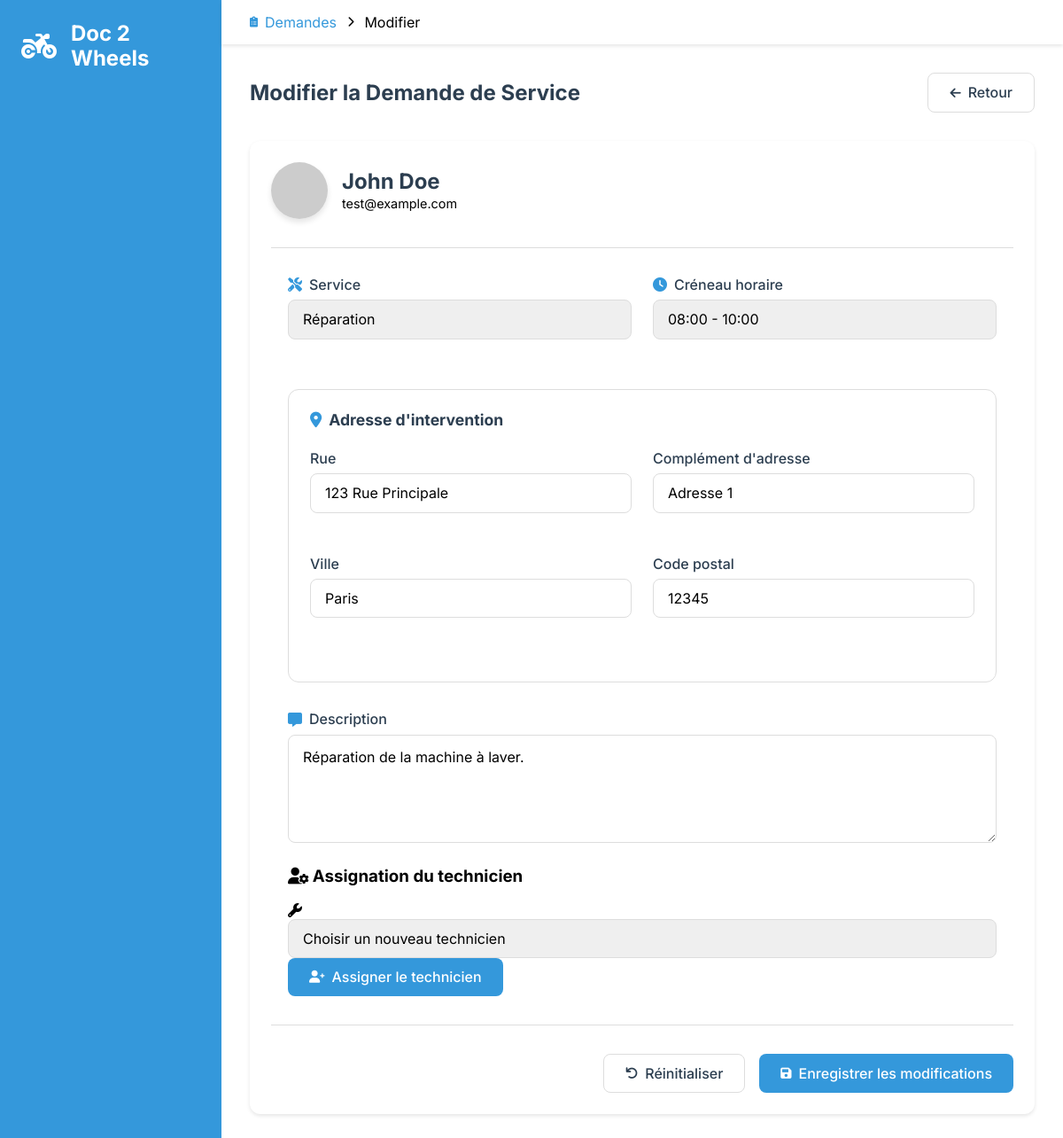
The page /admin/service_requests/edit/1 (signed in) on the database as committed earlier.
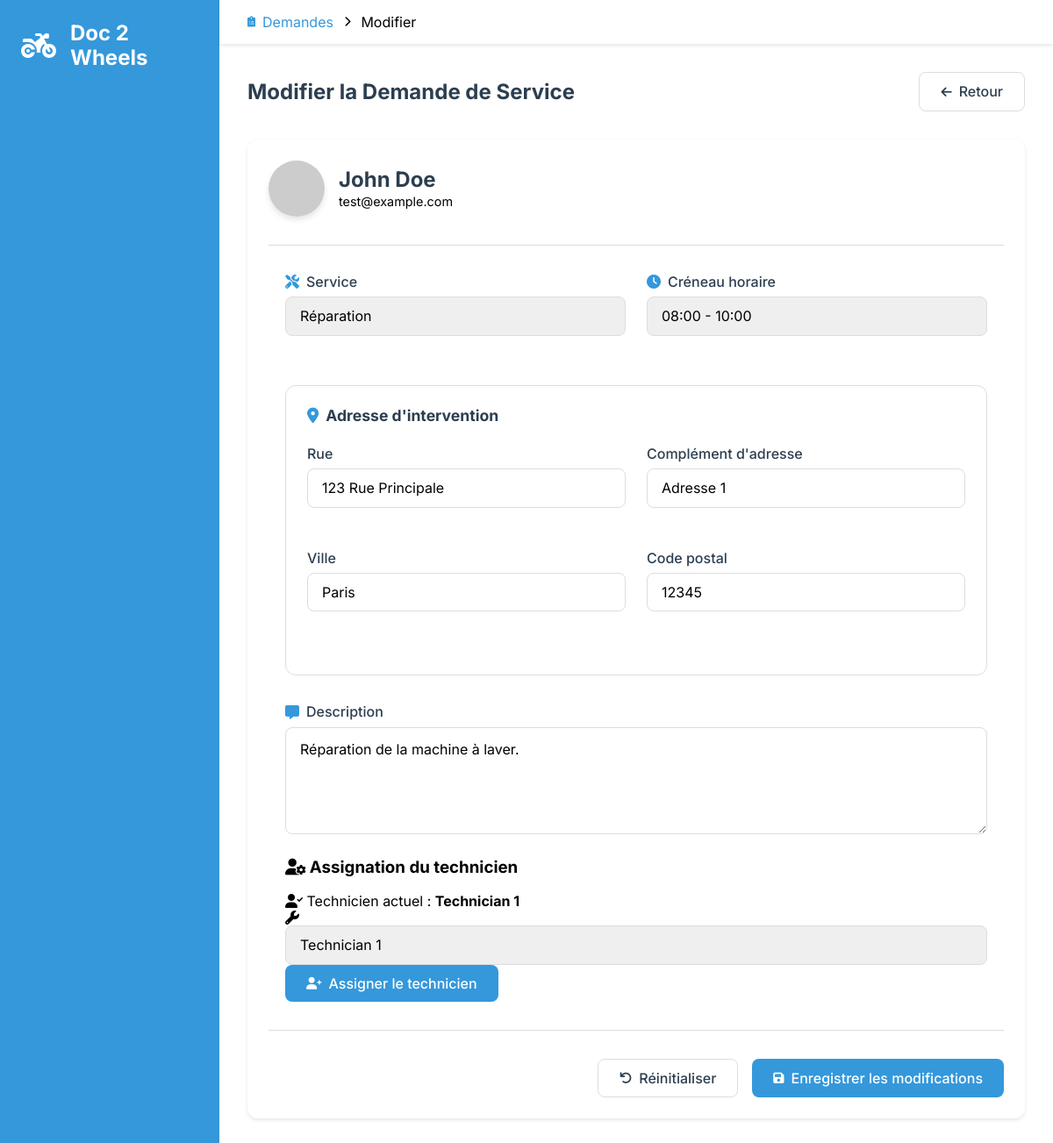
The same page on the database as committed later.
### tables this page shows
CREATE TABLE service_requests (
    id INT AUTO_INCREMENT PRIMARY KEY,
    user_id INT NOT NULL,
    service_id INT NOT NULL,
    location_id INT NOT NULL,
    time_slot_id INT NOT NULL,
    technician_id INT,
    description TEXT,
    completed TINYINT DEFAULT 0,
    vehicle_type ENUM('scooter', 'moto') NOT NULL,
    created_at TIMESTAMP DEFAULT CURRENT_TIMESTAMP,
    FOREIGN KEY (user_id) REFERENCES users(id),
    FOREIGN KEY (service_id) REFERENCES services(id),
    FOREIGN KEY (location_id) REFERENCES locations(id),
    FOREIGN KEY (time_slot_id) REFERENCES time_slots(id),
    FOREIGN KEY (technician_id) REFERENCES technicians(id)
);

CREATE TABLE services (
    id INT AUTO_INCREMENT PRIMARY KEY,
    name VARCHAR(255) NOT NULL,
    description TEXT
);

CREATE TABLE time_slots (
    id INT AUTO_INCREMENT PRIMARY KEY,
    time_range VARCHAR(255) NOT NULL
);

CREATE TABLE technicians (
    id INT AUTO_INCREMENT PRIMARY KEY,
    name VARCHAR(255) NOT NULL,
    email VARCHAR(255) NOT NULL UNIQUE,
    speciality VARCHAR(255) NOT NULL,
    phone VARCHAR(20),
    available TINYINT DEFAULT 1,
    status ENUM('available', 'busy', 'offline') NOT NULL,
    experience INT NOT NULL,
    location_id INT,
    FOREIGN KEY (location_id) REFERENCES locations(id)
);

### src/Lib/Controllers/AbstractController.php (called while the page is built, shortened)
<?php
abstract class AbstractController
{
  protected function render(string $template, array $data = [], string $dir = ''): Response
  {
    $response = new Response();
    extract($data);
    $path = __DIR__ . "/../../Views";
    $path .= "/{$template}.view.php";
    require_once $path;
    $response->setContent(ob_get_clean());
    $response->addHeader('Content-Type', 'text/html');
    return $response;
  }
}

### src/Controllers/AdminControllers/AdminController.php (called while the page is built, shortened)
<?php
class AdminController extends AbstractController
{
  private $userModel;
  private $service;
  private $serviceRequestModel;
  private $technicianModel;
  private $location;
  private $timeSlot;
  public function __construct()
  {
    $this->userModel = new User();
    $this->service = new Service();
    $this->location = new Location();
    $this->serviceRequestModel = new ServiceRequest();
    $this->technicianModel = new Technician();
    $this->timeSlot = new TimeSlot();
  }
  public function editServiceRequest(Request $request, $id): Response
{
    $serviceRequest = $this->serviceRequestModel->getById($id);
    $user = $this->userModel->getById($serviceRequest->user_id);
    $location = $this->location->getById($serviceRequest->location_id);
    $services = $this->service->getAll();
    $timeSlots = $this->timeSlot->getAll();
    $technicians = $this->technicianModel->getAll();
    return $this->render('admin/service_requests/edit', [
        'user' => $user,
        'service_request' => $serviceRequest,
        'location' => $location,
        'services' => $services,
        'technicians' => $technicians,
        'timeSlots' => $timeSlots
    ]);
}
}

### src/Lib/Http/Router.php (called while the page is built, shortened)
<?php
class Router
{
    public function route(Request $request): ?Response {
        $routesByUri = self::getRoutesFromUriRequest($request);
        $routeByMethod = self::getRoutesFromMethodRequest($request, $routesByUri);
        list($controllerName, $method) = explode('@', $routeByMethod->controller);
        $controller = new $controller();
        $params = self::extractParams($request->getUri(), $routeByMethod->path);
        return $controller->$method($request, ...$params);
    }
    private static function getRoutesFromUriRequest(Request $request): array{
        $matchingRoutes = [];
        $routes = self::getConfig();
        foreach ($routes as $route) {
            if (self::urlMatches($request, $route) && self::checkMethod($request, $route)) {
                $matchingRoutes[] = $route;
            }
        }
        return $matchingRoutes;
    }
    private static function getRoutesFromMethodRequest(Request $request, array $routes): ?object {
        foreach($routes as $route) {
            if(self::checkMethod($request, $route)) {
                return $route;
            }
        }
        return null;
    }
    private static function urlMatches(Request $request, object $route): bool {
        $requestUriParts = self::getUrlParts($request->getPath());
        $routePathParts = self::getUrlParts($route->path);
        if(self::checkUrlPartsNumberMatches($requestUriParts, $routePathParts) === false) {
            return false;
        }
        foreach($routePathParts as $key => $part) {
            if(self::isUrlPartSlug($part) === false) {
                if($part !== $requestUriParts[$key]) {
                    return false;
                }
            }else{
                $request->addSlug(substr($part, 1), $requestUriParts[$key]);
            }
        }
        return true;
    }
    private static function getUrlParts(string $url): array {
        return explode('/', trim($url, '/'));
    }
    private static function checkUrlPartsNumberMatches(array $requestUriParts, array $routePathParts): bool {
        return count($requestUriParts) === count($routePathParts);
    }
    private static function isUrlPartSlug(string $part): bool {
        return strpos($part, ':') === 0;
    }
    private static function getConfig(): array {
        $config = json_decode(file_get_contents(__DIR__ . '/../../../config/routes.json'));
        return $config;
    }
    private static function checkMethod(Request $request, object $route): bool {
        return in_array($request->getMethod(), $route->methods);
    }
    private static function extractParams(string $url, string $path): array {
        $urlParts = self::getUrlParts($url);
        $pathParts = self::getUrlParts($path);
        $params = [];
        foreach($urlParts as $key => $part) {
            if(self::isUrlPartSlug($pathParts[$key])) {
                $params[] = $part;
            }
        }
        return $params;
    }
}

### src/Lib/Database/Dsn.php (called while the page is built, shortened)
<?php
class Dsn {
    private string $host;
    private string $dbname;
    private string $user;
    private string $password;
    private string $port;
    public function __construct() {
        $config = $this->getConfig();
        $this->host = $config['host'];
        $this->dbname = $config['database'];
        $this->user = $config['user'];
        $this->password = $config['password'];
        $this->port = $config['port'];
    }
    private function getConfig(): array {
        $file = file_get_contents(__DIR__ . '/../../../config/database.json');
        return json_decode($file, true);
    }
    public function getDsn(): string {
        return "mysql:host={$this->host};dbname={$this->dbname};port={$this->port}";
    }
    public function getPassword(): string {
        return $this->password;
    }
    public function getUser(): string {
        return $this->user;
    }
}

### src/Lib/Database/DatabaseConnexion.php (called while the page is built, shortened)
<?php
class DatabaseConnexion
{
    private \PDO $pdo_connexion;
    private \PDOStatement $stmt;
    public function setConnexion(): self
    {
        $dsn = new Dsn();
        $this->pdo_connexion = new \PDO(
            $dsn->getDsn(),
            $dsn->getUser(),
            $dsn->getPassword()
        );
        return $this;
    }
    public function query($sql)
    {
        $this->stmt = $this->pdo_connexion->prepare($sql);
    }
    public function bind($param, $value, $type = null)
    {
        if (is_null($type)) {
            switch (true) {
                case is_int($value):
                    $type = \PDO::PARAM_INT;
                    break;
                default:
                    $type = \PDO::PARAM_STR;
            }
        }
        $this->stmt->bindValue($param, $value, $type);
    }
    public function execute(): bool
    {
        return $this->stmt->execute();
    }
    public function resultSet()
    {
        $this->execute();
        return $this->stmt->fetchAll(\PDO::FETCH_OBJ);
    }
    public function single()
    {
        $this->execute();
        return $this->stmt->fetch(\PDO::FETCH_OBJ);
    }
}

### src/Entities/ServiceRequest.php (called while the page is built, shortened)
<?php
class ServiceRequest
{
    private $dbConnexion;
    public function __construct()
    {
        $this->dbConnexion = new DatabaseConnexion();
    }
    public function getById($id)
    {
        $this->dbConnexion->query("
            SELECT sr.*,
                   s.name AS service_name,
                   l.street AS location_street,
                   l.address AS location_address,
                   l.city AS location_city,
                   l.postal_code AS location_postal_code,
                   ts.time_range,
                   t.name AS technician_name,
                   l.city AS user_location
            FROM service_requests sr
            JOIN services s ON sr.service_id = s.id
            JOIN locations l ON sr.location_id = l.id
            JOIN time_slots ts ON sr.time_slot_id = ts.id
            LEFT JOIN technicians t ON sr.technician_id = t.id
            WHERE sr.id = :id
        ");
        $this->dbConnexion->bind(':id', $id);
        return $this->dbConnexion->single();
    }
}

### src/Entities/User.php (called while the page is built, shortened)
<?php
class User
{
  private $dbConnexion;
  public function __construct()
  {
    $this->dbConnexion = new DatabaseConnexion();
  }
  public function getById($id)
  {
    $this->dbConnexion->query("SELECT * FROM users WHERE id = :id");
    $this->dbConnexion->bind(':id', $id);
    return $this->dbConnexion->single();
  }
}

### src/Entities/Service.php (called while the page is built, shortened)
<?php
class Service
{
    private $dbConnexion;
    public function __construct()
    {
        $this->dbConnexion = new DatabaseConnexion();
    }
    public function getAll()
    {
        $this->dbConnexion->query("SELECT * FROM services");
        return $this->dbConnexion->resultSet();
    }
}

### src/Entities/TimeSlot.php (called while the page is built, shortened)
<?php
class TimeSlot
{
  private $dbConnexion;
  public function __construct()
  {
    $this->dbConnexion = new DatabaseConnexion();
  }
  public function getAll()
  {
    $this->dbConnexion->query("SELECT * FROM time_slots");
    return $this->dbConnexion->resultSet();
  }
}

### src/Entities/Technician.php (called while the page is built, shortened)
<?php
class Technician
{
    private $dbConnexion;
    public function __construct()
    {
        $this->dbConnexion = new DatabaseConnexion();
    }
    public function getAll()
    {
        $this->dbConnexion->query("SELECT * FROM technicians");
        return $this->dbConnexion->resultSet();
    }
}

### src/Views/admin/service_requests/edit.view.php (the view, shortened to what the changed rows need)
<!DOCTYPE html>
<html lang="fr">
<head>
    <link rel="stylesheet" href="../../../../sass/dist/css/main.css">
    <link rel="stylesheet" href="https://cdnjs.cloudflare.com/ajax/libs/font-awesome/6.0.0/css/all.min.css">
</head>
<body class="admin-layout">
    <main class="admin-main">
        <div class="admin-content">
            <div class="content-header">
                <h1>Modifier la Demande de Service</h1>
            </div>
            <div class="card">
                <div class="request-edit-header">
                    <div class="client-info">
                        <div>
                            <h2><?= htmlspecialchars($user->name ?? '') ?></h2>
                        </div>
                    </div>
                </div>
                <form method="post" action="/admin/service_requests/edit/<?= htmlspecialchars($service_request->id ?? '') ?>" class="admin-form">
                    <div class="form-row">
                        <div class="form-group">
                            <label for="service_id">
                                <i class="fas fa-tools"></i>
                                Service
                            </label>
                            <select id="service_id" name="service_id" required class="form-control">
                                <?php foreach ($services as $service): ?>
                                    <option value="<?= htmlspecialchars($service->id ?? '') ?>"
                                            <?= $service->id == $service_request->service_id ? 'selected' : '' ?>>
                                        <?= htmlspecialchars($service->name ?? '') ?>
                                    </option>
                                <?php endforeach; ?>
                            </select>
                        </div>
                        <div class="form-group">
                            <label for="time_slot_id">
                                <i class="fas fa-clock"></i>
                                Créneau horaire
                            </label>
                            <select id="time_slot_id" name="time_slot_id" required class="form-control">
                                <?php foreach ($timeSlots as $timeSlot): ?>
                                    <option value="<?= htmlspecialchars($timeSlot->id ?? '') ?>"
                                            <?= $timeSlot->id == $service_request->time_slot_id ? 'selected' : '' ?>>
                                        <?= htmlspecialchars($timeSlot->time_range ?? '') ?>
                                    </option>
                                <?php endforeach; ?>
                            </select>
                        </div>
                    </div>
                    <div class="form-group">
                        <label for="description">
                            <i class="fas fa-comment-alt"></i>
                            Description
                        </label>
                        <textarea id="description" name="description" class="form-control" rows="4"><?= htmlspecialchars($service_request->description ?? '') ?></textarea>
                    </div>
                    <div class="technician-assignment-section">
                        <?php if ($service_request->technician_name): ?>
                            <div class="current-technician">
                                <div class="technician-badge">
                                    <i class="fas fa-user-check"></i>
                                    <span>Technicien actuel :</span>
                                    <strong><?= htmlspecialchars($service_request->technician_name ?? '') ?></strong>
                                </div>
                            </div>
                        <?php endif; ?>
                        <form method="post" action="/admin/service_requests/assign_technician/<?= htmlspecialchars($service_request->id ?? '') ?>"
                              class="tech-assign-form">
                            <div class="select-wrapper">
                                <i class="fas fa-wrench select-icon"></i>
                                <select name="technician_id" class="form-control">
                                    <option value="">Choisir un nouveau technicien</option>
                                    <?php foreach ($technicians as $technician): ?>
                                        <option value="<?= htmlspecialchars($technician->id ?? '') ?>"
                                                <?= $technician->id == $service_request->technician_id ? 'selected' : '' ?>>
                                            <?= htmlspecialchars($technician->name ?? '') ?>
                                        </option>
                                    <?php endforeach; ?>
                                </select>
                            </div>
                        </form>
                    </div>
                </form>
            </div>
        </div>
    </main>
</body>
</html>

Rows that differ between the two databases and show on the page:
changed service_requests "Réparation de la machine à laver.": technician.name (not shown) → "Technician 1"; technician_id (not shown) → "Technician 1"
Other text that changed with them:
form field technician_id: "Choisir un nouveau technicien" → (not shown)
text now shown: "Technicien actuel :"
